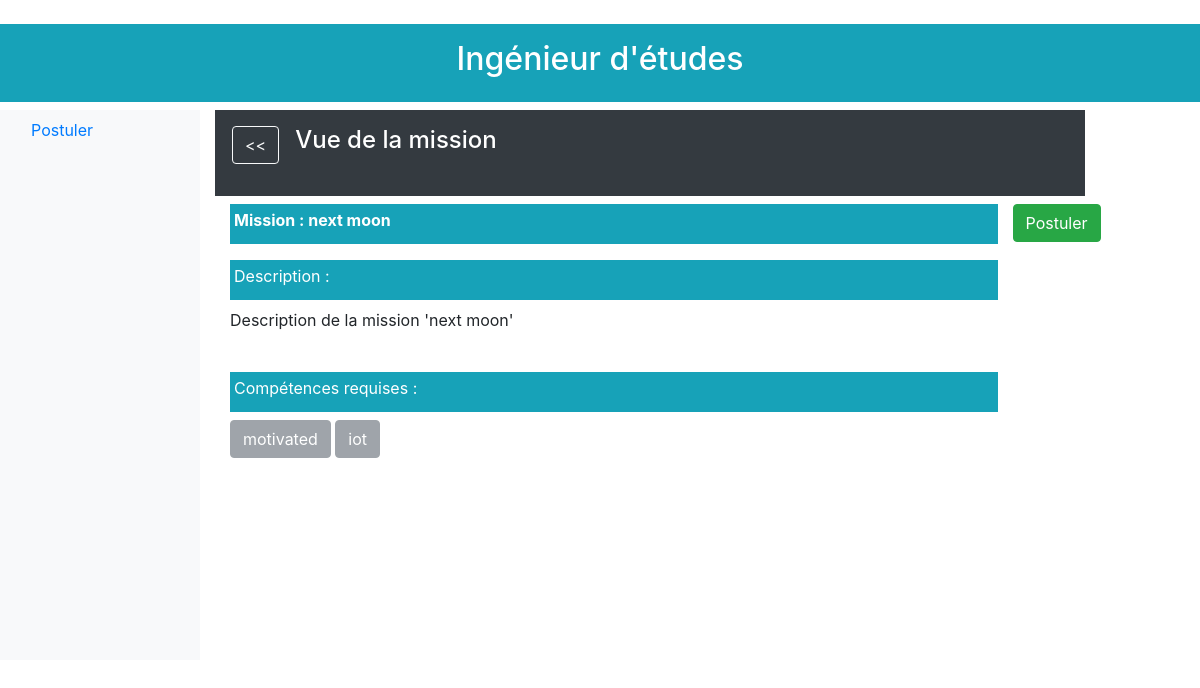
Screenshot of /1/etude/postuler/disponibles/vue/1/ with the database file from the repository.
### database/models.py (models this page shows)
class Mission(db.Model):
    id = db.Column(db.Integer, primary_key=True)
    titre = db.Column(db.String(64), unique=True)
    description = db.Column(db.Text, unique=True)
    effectifs_max = db.Column(db.Integer)
    prix_vente = db.Column(db.Integer)
    statut = db.Column(db.Text)
    date_creation = db.Column(db.DateTime)
    responsable_id = db.Column(db.Integer, db.ForeignKey('ingenieur.id'))
    souhaits = db.relationship('Souhait', backref='mission', lazy='dynamic')
    besoins = db.relationship('Besoin', backref='mission', lazy='dynamic')
    affectations = db.relationship('Affectation', backref='mission', lazy='dynamic')

class Competence(db.Model):
    id = db.Column(db.Integer, primary_key=True)
    nom = db.Column(db.String(64), unique=True)
    certifications = db.relationship('Certification', backref='competence', lazy='dynamic')
    besoins = db.relationship('Besoin', backref='competence', lazy='dynamic')

### app.py (the view)
@app.route('/<id>/etude/postuler/<etat>/vue/<missionId>/')
def postuler_vue(id, missionId, etat):
    mission = get_mission_by_id(missionId)
    competences = get_competence_of_mission(missionId)
    if (etat == "disponibles"):
        dates = []
        enable = ""
    elif (etat == "enAttente"):
        dates = get_date_candidat_souhait(id, missionId)
        enable = "disabled"
    elif (etat == "enCours" or etat == "termine"):
        dates = get_date_fin_date_fin_affectation(id, missionId)
        enable = "disabled"
    else:
        error_page_404("tab doesn't exist")
    return render_template("homepage_etude_postuler_vue.html.jinja2"
                           , etat=etat
                           , id=id
                           , mission=mission
                           , competences=competences
                           , dates=dates
                           , enable=enable
                           )

### database/functions.py (called while the page is built)
def get_mission_by_id(mission_id):
    return Mission.query.filter_by(id=mission_id).first()

def get_competence_of_mission(mission_id):
    mission = get_mission_by_id(mission_id)
    compe_ids = [b.competence_id for b in list(mission.besoins)]
    compes = [Competence.query.filter_by(id=cid).first() for cid in compe_ids]
    return compes

### templates/homepage_etude_postuler_vue.html.jinja2 (shortened to what this page needs)
﻿{% extends "homepage_etude_postuler.html.jinja2" %}
{% block body %}
    <div class=" d-flex flex-column p-3 mb-2 bg-dark text-white size-6 font-weight-bold">
        <div class="row mb-3">
            <div class="mr-3 ml-1 ml-3">
                <button type="button" class="btn btn-outline-light"
                        onclick="location.href='/{{ id }}/etude/postuler/disponibles/';">&lt;&lt;
                </button>
            </div>
            <h4>Vue de la mission</h4>
        </div>
    </div>
    <div class="d-flex flex-column">
        <div class="d-flex flex-inline mb-2">
            <div class="col-md-11">
                <div class=" p-1 bg-info text-white size-6 font-weight-bold">
                    <label for="Name">Mission :</label>
                    <label class="bg-info text-white size-6 font-weight-bold">{{ mission.titre }}</label>
                </div>
            </div>
            <div class="col-md-auto p-0">
                <button type="button" class="btn btn-success" {{ enable }}
                        onclick="location.href='/{{ id }}/etude/postuler/{{ etat }}/vue/{{ mission.id }}/edit/';">
                    Postuler
                </button>
            </div>
        </div>
    </div>
    <div class="d-flex flex-inline mb-2">
        <div class="mb-2 col-md-11">
            <div class="form-group">
                <div class="p-1 mb-2 bg-info text-white size-6">
                    <label for="description">Description :</label>
                </div>
                <label>{{ mission.description }}</label>
            </div>
        </div>
    </div>
    <div class="d-flex flex-inline mb-2">
        <div class="mb-2 col-md-11">
            <div class="p-1 bg-info text-white size-6 mb-2">
                <label for="competences">Compétences requises :</label>
            </div>
            {% for competence in competences %}
                <button type="button" class="btn btn-secondary" disabled>{{ competence.nom }}</button>
            {% endfor %}
        </div>
    </div>
{% endblock %}

### rows the page displays
Mission: titre "next moon", description "Description de la mission 'next moon'"
Competence: nom "motivated"
Competence: nom "iot"
